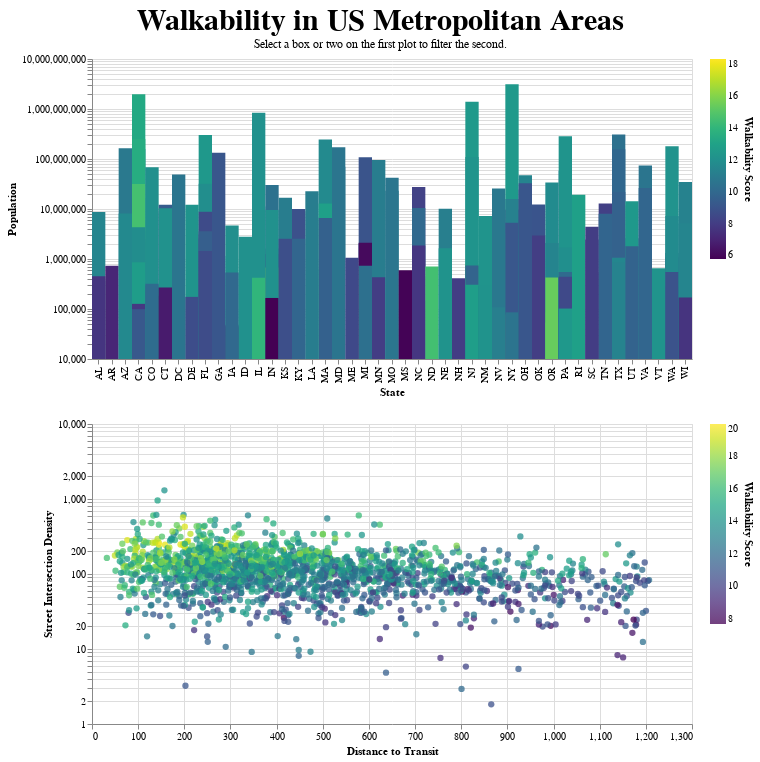

Notebook code for this chart:
### Markdown cell above
As a starting point, here is a dashboard I made for an earlier assignment:

### Code cell
# Altair has a soft limit of 5000 rows.
# src: https://altair-viz.github.io/altair-viz-v4/user_guide/faq.html#maxrowserror-how-can-i-plot-large-datasets
alt.data_transformers.disable_max_rows()

# make the selector
select = alt.selection_multi(fields=['CBSA_Name'])

# make the first chart
chart1 = alt.Chart(df).mark_rect().encode(
    x=alt.X(
      'StateName',
      type='nominal',
      title="State"
    ),
    y=alt.Y(
      'CBSA_POP',
      aggregate='sum',
      type='quantitative',
      title="Population",
      scale=alt.Scale(type='log')
    ),
    color=alt.Color(
      'CBSA_Walk',
      type='quantitative',
      title="Mean Walkability Score",
      legend=alt.Legend(
        title="Walkability Score",
        orient='right',
        titleOrient='right',
      ),
      scale=alt.Scale(scheme='viridis')
    ),
    tooltip=alt.Tooltip(
      field="CBSA_Name",
      type='nominal'
    ),
    order=alt.Order(
      'StateName:N',
      sort='ascending'
    )
).properties(
    height=300,
    width=600
).add_selection(select)

# make the second chart
chart2 = alt.Chart(df).mark_circle(
    size=40,
    opacity=0.75,
).encode(
  x=alt.X(
    'D4A',
    type='quantitative',
    title="Distance to Transit"
  ),
  y=alt.Y(
    'D3B',
    type='quantitative',
    title="Street Intersection Density",
    scale=alt.Scale(type='log')
  ),
  color=alt.Color(
    'NatWalkInd',
    type='quantitative',
    title="National Walkability Index",
    legend=alt.Legend(
      title="Walkability Score",
      orient='right',
      titleOrient='right',
    ),
    scale=alt.Scale(scheme='viridis')
  ),
  # this multi-tooltip was found here: https://stackoverflow.com/questions/52223358/rename-tooltip-in-altair
  tooltip=[
    alt.Tooltip(
      field="NatWalkInd",
      type='quantitative',
      title="Walkability Score"
    ),
    alt.Tooltip(
      field="CBSA_Name",
      type='nominal',
      title="CBSA Name"
    )
  ]
).properties(
    width=600,
    height=300
).transform_filter(select)

chart = alt.vconcat(
    chart1, chart2,
    title=alt.TitleParams(
        text="Walkability in US Metropolitan Areas",
        anchor="middle",
        fontSize=30,
        subtitle="Select a box or two on the first plot to filter the second."
    )
).resolve_scale(
    color='independent'
)

# chart.save(myJekyllDir + "/walkability.json")

chart

### Figure 1 — Vega-Lite specification as saved in the notebook (floating-point values rounded to 4 significant figures; data arrays with more than 128 entries replaced by an {"elided": "..."} marker saying what was removed)
{"config": {"view": {"continuousWidth": 400, "continuousHeight": 300}}, "vconcat": [{"mark": "rect", "encoding": {"color": {"field": "CBSA_Walk", "legend": {"orient": "right", "title": "Walkability Score", "titleOrient": "right"}, "scale": {"scheme": "viridis"}, "title": "Mean Walkability Score", "type": "quantitative"}, "order": {"field": "StateName", "sort": "ascending", "type": "nominal"}, "tooltip": {"field": "CBSA_Name", "type": "nominal"}, "x": {"field": "StateName", "title": "State", "type": "nominal"}, "y": {"aggregate": "sum", "field": "CBSA_POP", "scale": {"type": "log"}, "title": "Population", "type": "quantitative"}}, "height": 300, "selection": {"selector003": {"type": "multi", "fields": ["CBSA_Name"]}}, "width": 600}, {"mark": {"type": "circle", "opacity": 0.75, "size": 40}, "encoding": {"color": {"field": "NatWalkInd", "legend": {"orient": "right", "title": "Walkability Score", "titleOrient": "right"}, "scale": {"scheme": "viridis"}, "title": "National Walkability Index", "type": "quantitative"}, "tooltip": [{"field": "NatWalkInd", "title": "Walkability Score", "type": "quantitative"}, {"field": "CBSA_Name", "title": "CBSA Name", "type": "nominal"}], "x": {"field": "D4A", "title": "Distance to Transit", "type": "quantitative"}, "y": {"field": "D3B", "scale": {"type": "log"}, "title": "Street Intersection Density", "type": "quantitative"}}, "height": 300, "transform": [{"filter": {"selection": "selector003"}}], "width": 600}], "data": {"name": "data-d321fc905314bd713ffa115f31df3d3d"}, "resolve": {"scale": {"color": "independent"}}, "title": {"text": "Walkability in US Metropolitan Areas", "anchor": "middle", "fontSize": 30, "subtitle": "Select a box or two on the first plot to filter the second."}, "$schema": "https://vega.github.io/schema/vega-lite/v4.17.0.json", "datasets": {"data-d321fc905314bd713ffa115f31df3d3d": {"elided": "1803 records"}}}
